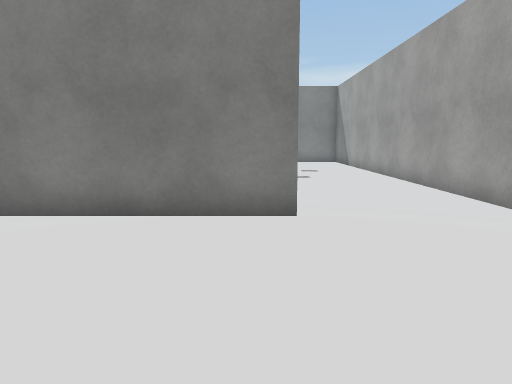
[1] (above)

20 first-person views from a walk through a scene from a Unity 3-D project. The camera is 1.2 m above the floor, tilts 8° down and sees 70° across. The floor is counted in squares, 1 m on a side. Each view is taken from the middle of a square. On the plan, view 1 faces up. The plan holds only what a view shows up to about 15 squares ahead; the rest is blank. The player is left out. Surface patterns are stand-ins for the level's own textures.

[2]
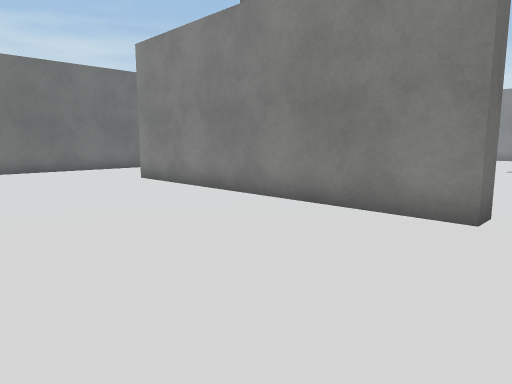

[3]
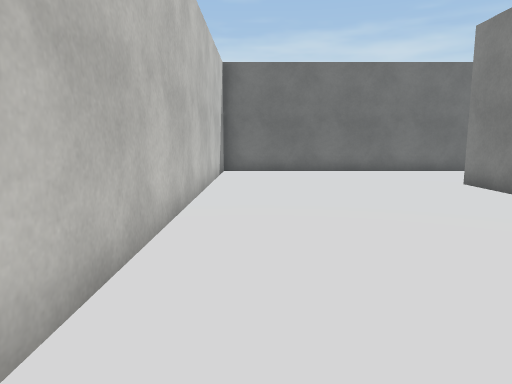

[4]
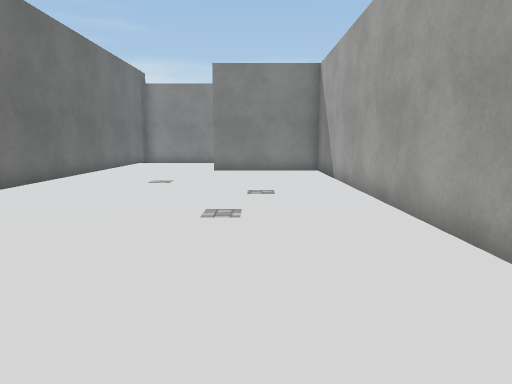

[5]
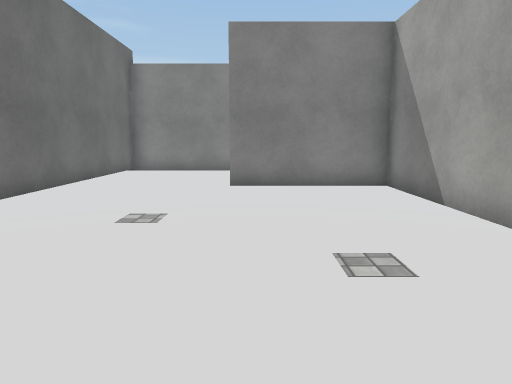

[6]
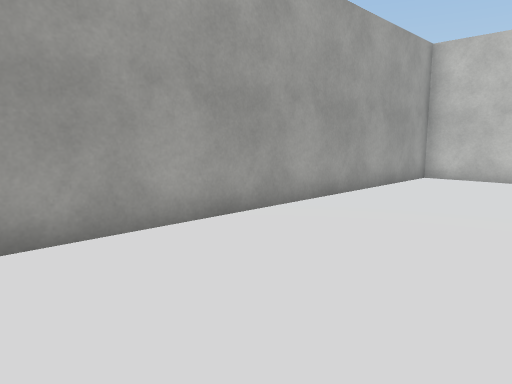

[7]
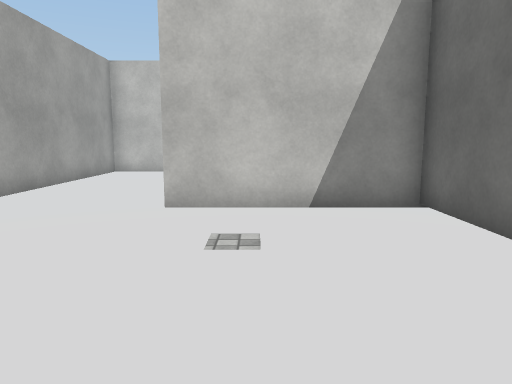

[8]
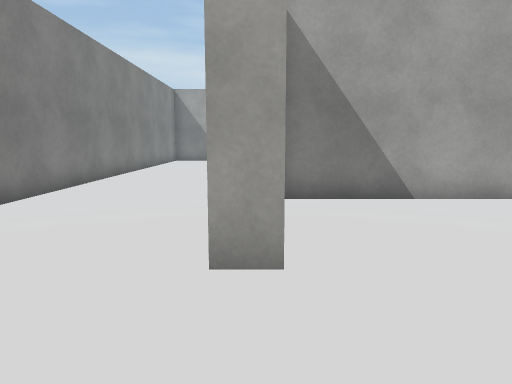

[9]
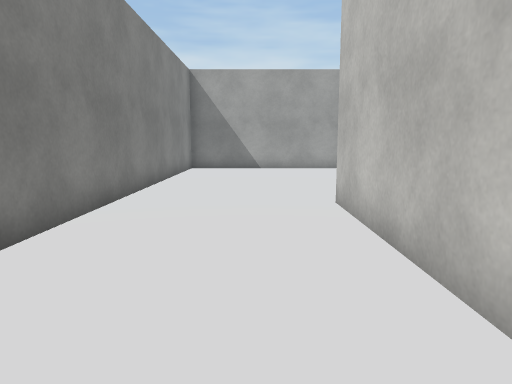

[10]
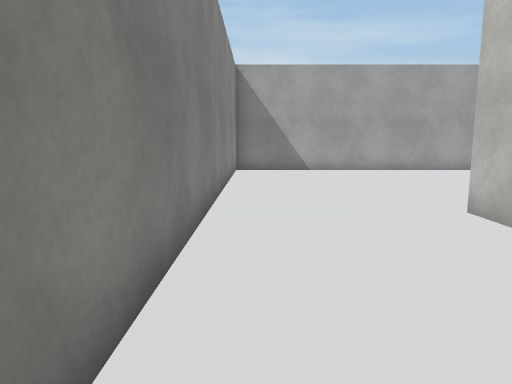

[11]
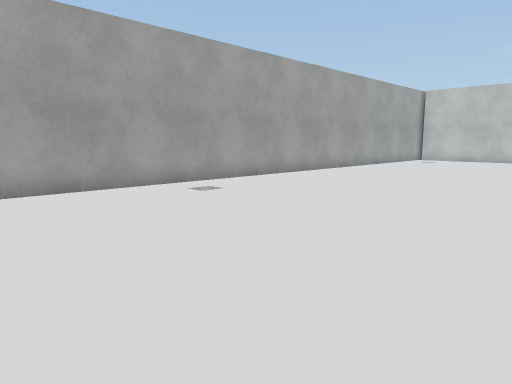

[12]
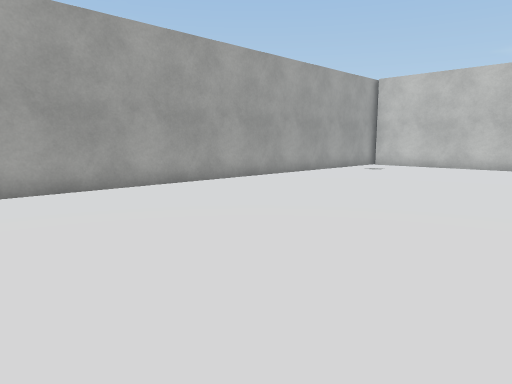

[13]
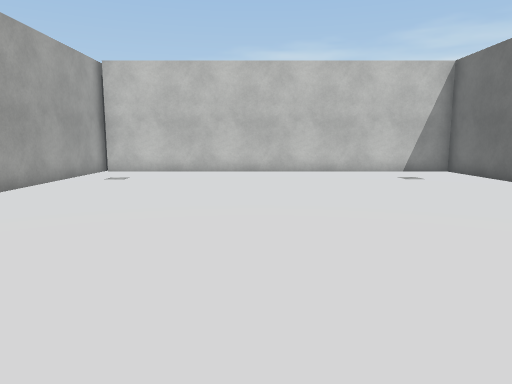

[14]
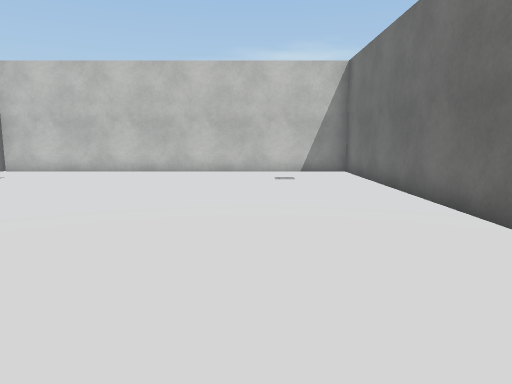

[15]
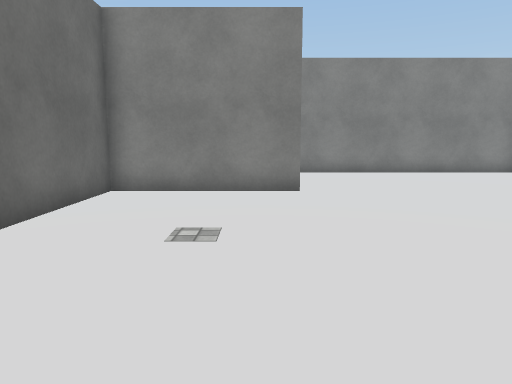

[16]
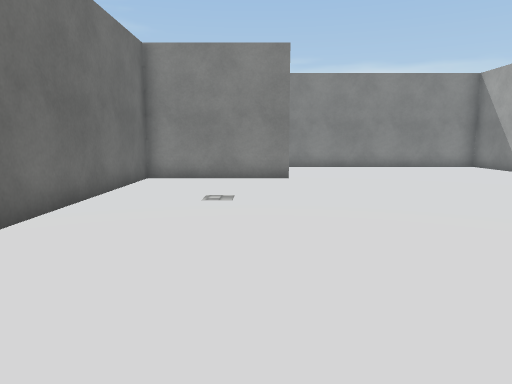

[17]
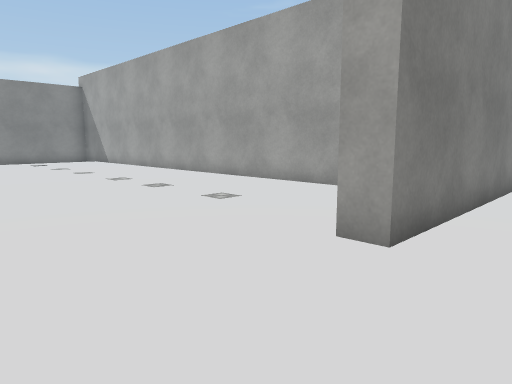

[18]
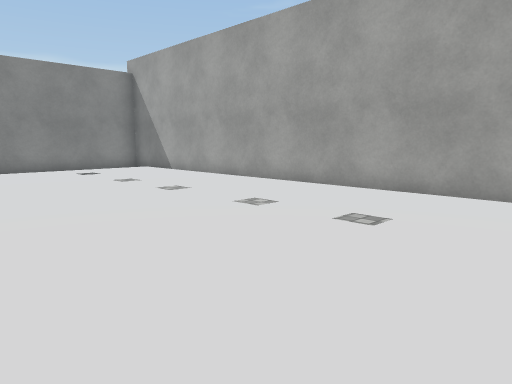

[19]
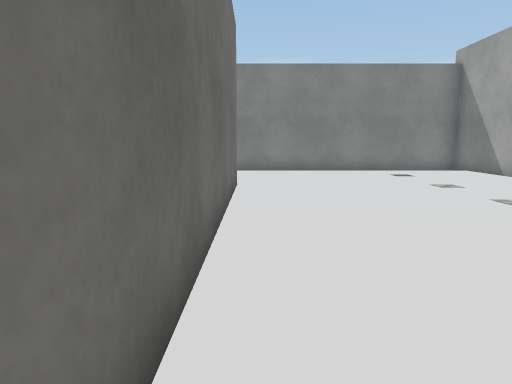

[20]
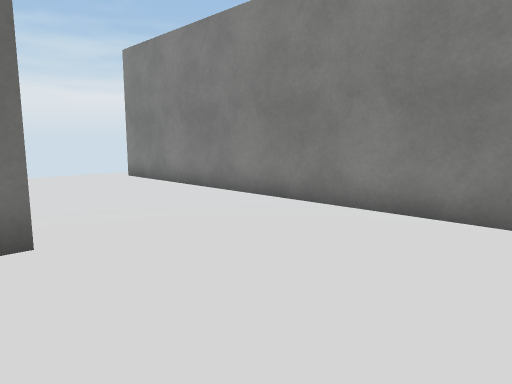

### Floor plan
Points are (right, up) in squares from view 1. A wall is a line through its corners. A room is listed if a view was taken in it or the views show most of it. See-through windows are left out.
Room 1 (views 1, 2, 3, 4, 5, 6, 7, 8, 9, 10, 11, 12, 13, 14, 15, 16, 17, 18, 19, 20)
walls: (-4, 8.9) (-4, 6.5) (0.7, 6.5) (0.7, 5.8) (-9.1, 5.8) (-9.1, 6.5); (-5, 9) (-5, 25.8) (-21.1, 25.8); (5.5, 8.1) (5.5, -1.3) (18.9, -1.3); (5, 21.4) (10.1, 21.4); (-13.5, 8.4) (-13.5, -1.3) (-0.6, -1.3); (2.1, -1.3) (4.5, -1.3) (4.5, 20.7) (0.3, 20.7) (0.3, 21.5); (0, 25.8) (-4, 25.8) (-4, 14.5); (-13.5, 21.1) (-13.5, 11.6); (10.1, 20.7) (5.5, 20.7) (5.5, 13.9); (19, -1.9) (19, 25.8) (3.8, 25.8)
ways out: opening at (-22, 26)

Positions as (right, up) in squares from view 1, and headings:
1: (0, 0), facing up
2: (2, 0), facing up-left
3: (1, 0), facing left
4: (2, 6), facing up
5: (1, 11), facing up
6: (0, 11), facing down-right
7: (-1, 13), facing down
8: (-3, 21), facing right
9: (3, 23), facing right
10: (4, 25), facing right
11: (10, 22), facing down-right
12: (10, 16), facing down-right
13: (13, 13), facing down
14: (9, 13), facing down
15: (9, 12), facing up
16: (9, 9), facing up
17: (-13, 4), facing up-right
18: (-13, 10), facing up-right
19: (-13, 11), facing up
20: (-9, 20), facing up-left
